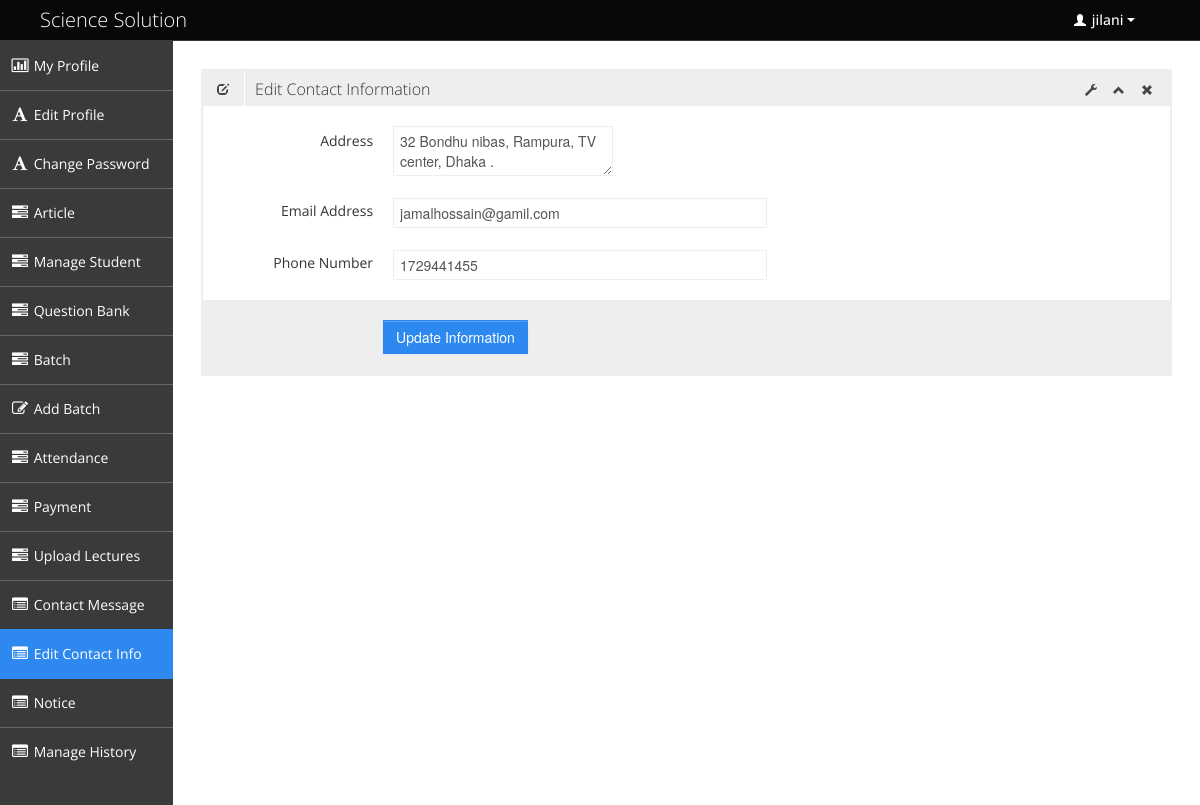
The app's page /admin/contact_info.php (signed in) with its own data.
### tables this page shows
CREATE TABLE IF NOT EXISTS `tbl_contact_info` (
`contact_info_id` int(1) NOT NULL,
  `email` varchar(30) NOT NULL,
  `address` text NOT NULL,
  `phone` int(15) NOT NULL
);

### admin/contact_info.php (called while the page is built, shortened)
<?php
include './admin_master.php';

### admin/admin.php (called while the page is built, shortened)
<?php
class Admin {
    public function __construct() {
        $host_name = 'localhost';
        $user_name = 'root';
        $password = '';
        $db_name = 'sciencesolution';
        $con = mysqli_connect($host_name, $user_name, $password);
        if ($con) {
            $db_select = mysqli_select_db($con, $db_name);
            if ($db_select) {
                return $con;
            } else {
                die('Database not selected' . mysqli_error($con));
            }
        } else {
            die('Database server connection fail' . mysqli_error($con));
        }
    }
    public function get_contact_info(){
        $con = $this->__construct();
        $sql = "SELECT * From tbl_contact_info ";
        if (mysqli_query($con, $sql)) {
            $query_result = mysqli_query($con, $sql);
            return $query_result;
        } else {
            die('Query problem' . mysqli_error($con));
        }
    }
}

### admin/pages/contact_info_content.php (the view, shortened to what this page needs)
<?php
$result_qu = $obj_admin-> get_contact_info();
$contact_info =  mysqli_fetch_assoc($result_qu);
?>
<div class="row-fluid sortable">
    <div class="box span12">
        <div class="box-header" data-original-title>
            <h2><i class="halflings-icon edit"></i><span class="break"></span>Edit Contact Information</h2>
            <div class="box-icon">
                <a href="#" class="btn-setting"><i class="halflings-icon wrench"></i></a>
                <a href="#" class="btn-minimize"><i class="halflings-icon chevron-up"></i></a>
                <a href="#" class="btn-close"><i class="halflings-icon remove"></i></a>
            </div>
        </div>
        <div class="box-content">
            <form  class="form-horizontal" action="" method="post" enctype="multipart/form-data">
                <fieldset>
                    <div class="control-group">
                        <label class="control-label" for="typeahead">Address</label>
                        <div class="controls">
                            <textarea id="text" name="address" rows="0" cols="0" class="required"><?php echo $contact_info['address']; ?> </textarea>
                        </div>
                    </div>
                     <div class="control-group">
                        <label class="control-label" for="typeahead">Email Address</label>
                        <div class="controls">
                            <input type="text" value="<?php echo $contact_info['email']; ?>" name="email" class="span6 typeahead" id="typeahead"  data-provide="typeahead" data-items="4">
                        </div>
                    </div>
                     <div class="control-group">
                        <label class="control-label" for="typeahead">Phone Number</label>
                        <div class="controls">
                            <input type="text" value="<?php echo $contact_info['phone']; ?>" name="phone" class="span6 typeahead" id="typeahead"  data-provide="typeahead" data-items="4">
                        </div>
                    </div>
                    <div class="form-actions">
                        <button type="submit" name="update_info" class="btn btn-primary">Update Information </button>
                    </div>
                </fieldset>
            </form>
        </div>
    </div>
</div>

### admin/css/style.css (style rules this page uses)
body { background: #F5F5F5; color: #333; border: none; font-family: 'Open Sans', sans-serif; font-weight: 400; }
a { color: #646464; }
h2 { font-size: 16px; line-height: 16px; }
.box { border: 2px solid #eee; background: #fff !important; margin-bottom: 28px; }
.box-header { height: 16px; font-size: 16px; line-height: 16px; padding: 10px; background: #eee; -webkit-box-shadow: none; -moz-box-shadow: none; box-shadow: none; overflow: hidden; }
.box-header h2 { float:left; margin-top: 0px; font-weight: 300; }
.box-header h2 i { margin: 0px 3px 0px 4px; opacity: .8; filter: alpha(opacity=80); -ms-filter:"progid:DXImageTransform.Microsoft.Alpha(Opacity=80)"; }
.box-header .box-icon { float:right; margin-top: 1px; }
.box-header .box-icon i { -webkit-transition: all 0.1s ease-in-out; -moz-transition: all 0.1s ease-in-out; -o-transition: all 0.1s ease-in-out; -ms-transition: all 0.1s ease-in-out; transition: all 0.1s ease-in-out; opacity: .8; filter: alpha(opacity=80); -ms-filter:"progid:DXImageTransform.Microsoft.Alpha(Opacity=80)"; }
.box-header .box-icon a { margin: 0px 5px; }
.box-content { position: relative; z-index: 50; margin-top: -1px; padding: 10px; background: #fff !important; }
.form-actions { padding: 19px 20px 20px; margin: 20px -10px -30px -10px; background-color: #eee; border-top: 1px solid #eee; *zoom: 1; }
.form-actions:before, .form-actions:after { display: table; line-height: 0; content: ""; }
.form-actions:after { clear: both; }
.btn { display: inline-block; padding: 6px 12px; margin-bottom: 0; font-size: 14px; font-weight: 500; line-height: 20px; text-align: center; white-space: nowrap; vertical-align: middle; cursor: pointer; border: 1px solid #a7a9aa; -webkit-border-radius: 0px !important; border-radius: 0px !important; }
.btn { color: #ffffff; background-color: #a7a9aa; border-color: #a7a9aa; background-image: none; filter: none; text-shadow: none; }
.btn-primary { background-color: #2D89EF; border-color: #2D89EF; }

### admin/css/halflings.css (style rules this page uses)
html, html .halflings { -webkit-font-smoothing: antialiased !important; }
.halflings-icon { display: inline-block; width: 14px; height: 14px; line-height: 14px; vertical-align: text-top; background-image: url(../img/glyphicons_halflings.svg); background-position: 0 0; background-repeat: no-repeat; vertical-align: top; *display: inline; *zoom: 1; *margin-right: .3em; }
.halflings-icon.remove { background-position: -312px 0; }
.halflings-icon.edit { background-position: -96px -72px; }
.halflings-icon.chevron-up { background-position: -288px -120px; }
.halflings-icon.wrench { background-position: -360px -144px; }

### records on screen
tbl_contact_info: address "32 Bondhu nibas, Rampura, TV center, Dhaka .", email "jamalhossain@gamil.com", phone "1729441455"

### other values on screen
$_SESSION['name'] "jilani"
